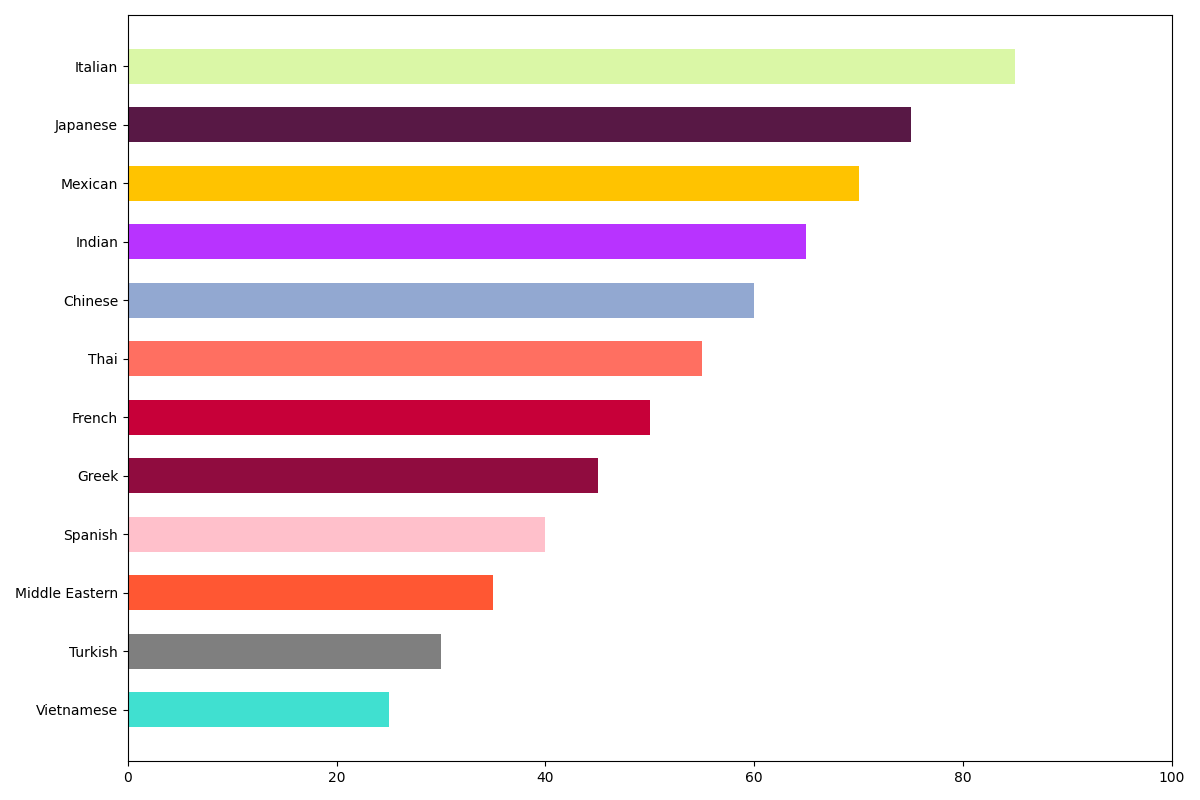

This chart was generated by the following Python code:
import matplotlib.pyplot as plt
import numpy as np

# Data
cuisines = ["Vietnamese", "Turkish", "Middle Eastern", "Spanish", "Greek",
            "French", "Thai", "Chinese", "Indian", "Mexican", "Japanese", "Italian"]
popularity_scores = np.array([25, 30, 35, 40, 45, 50, 55, 60, 65, 70, 75, 85])

# Colors aligned with sorted data
colors = ['#40E0D0', '#7F7F7F', '#FF5733', '#FFC0CB', '#900C3F',
          '#C70039', '#FF6F61', '#92A8D1', '#B833FF', '#FFC300',
          '#581845', '#DAF7A6']

fig, ax = plt.subplots(figsize=(12, 8))
ax.barh(cuisines, popularity_scores, color=colors, height=0.6)

# The y-axis is already in the order corresponding to the sorted data
ax.set_xlim(0, 100)

plt.tight_layout()
plt.show()
